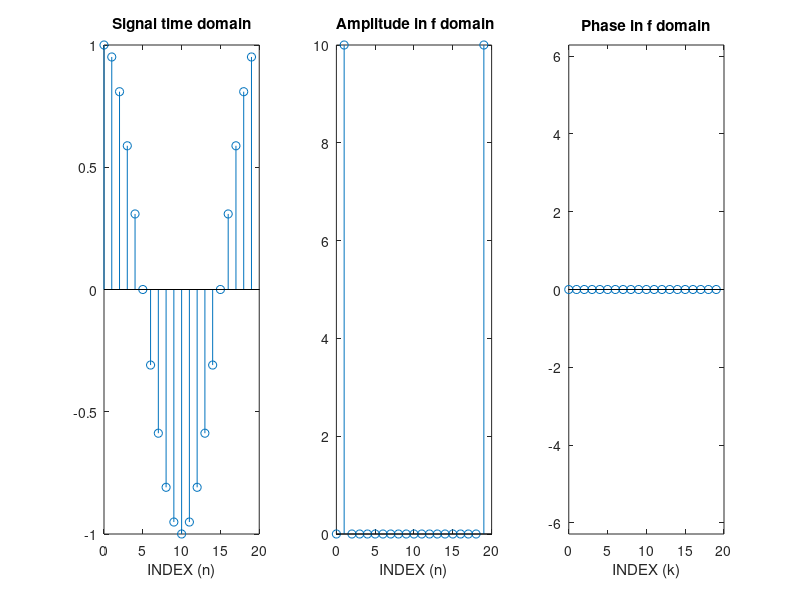
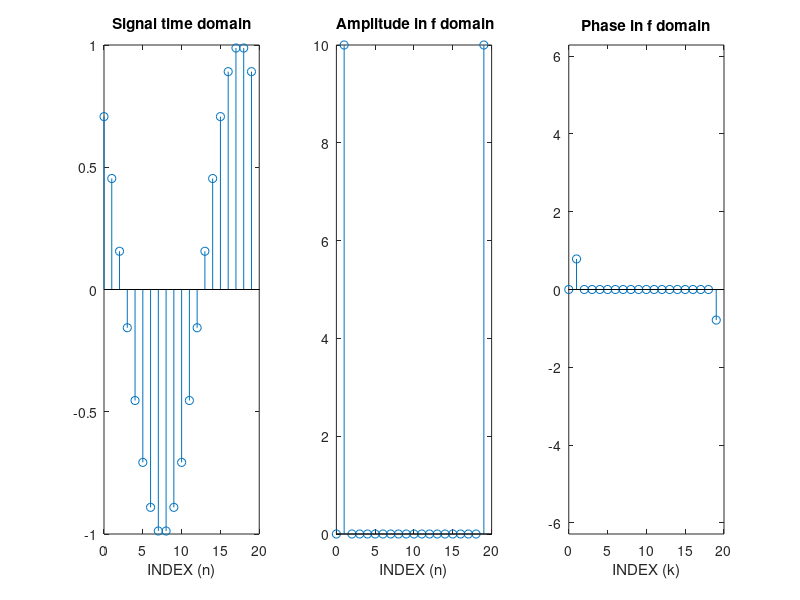
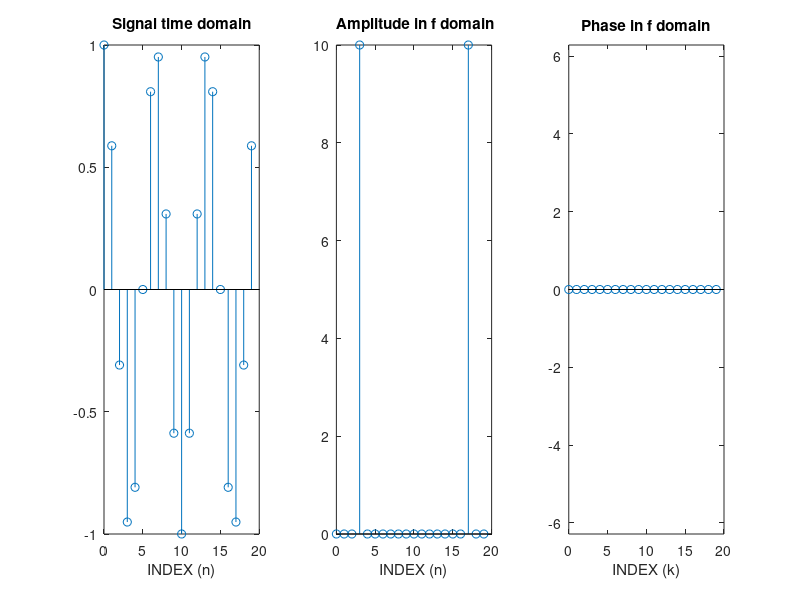
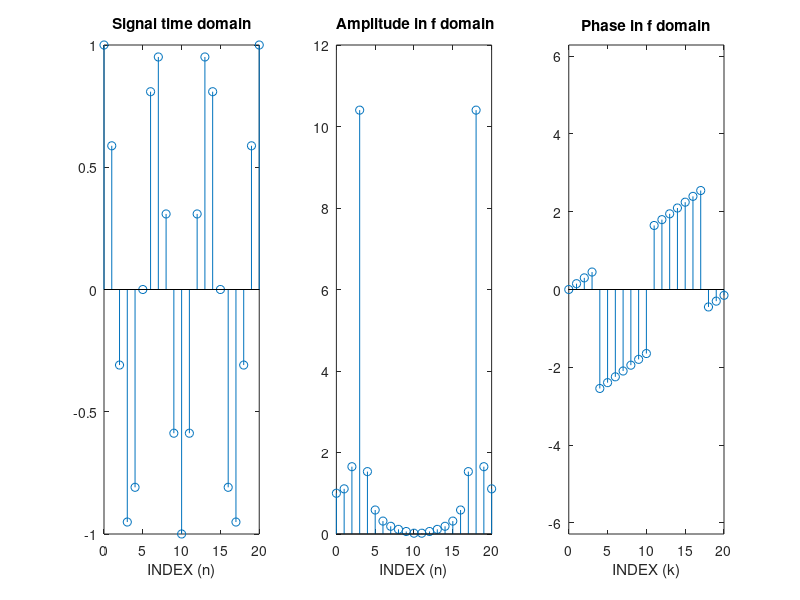

Write the MATLAB code that produced these figures, in order.
n=0:19;
f=1/20;
s=cos(2*pi*f*n);

s1=cos(2*pi*f*n+pi/4);
S=fft(s);
S1=fft(s1);

f2=3*f;
s2=cos(2*pi*f2*n);
S2=fft(s2);

n1=0:20;
s3=cos(2*pi*f2*n1);
S3=fft(s3);


figure,subplot(131);stem(n,s);title('Signal time domain'), xlabel('INDEX (n)')
subplot(132);stem(n,abs(S));title(' Amplitude in f domain'), xlabel('INDEX (n)')
subplot(133);stem(n,angle(S).*(abs(S)>0.01)),axis([0,20,-2*pi,2*pi]),title('Phase in f domain'), xlabel('INDEX (k)')

figure,subplot(131);stem(n,s1);title('Signal time domain'), xlabel('INDEX (n)')
subplot(132);stem(n,abs(S1));title(' Amplitude in f domain'), xlabel('INDEX (n)')
subplot(133);stem(n,angle(S1).*(abs(S1)>0.01)),axis([0,20,-2*pi,2*pi]),title('Phase in f domain'), xlabel('INDEX (k)')

figure,subplot(131);stem(n,s2);title('Signal time domain'), xlabel('INDEX (n)')
subplot(132);stem(n,abs(S2));title(' Amplitude in f domain'), xlabel('INDEX (n)')
subplot(133);stem(n,angle(S2).*(abs(S2)>0.01)),axis([0,20,-2*pi,2*pi]),title('Phase in f domain'), xlabel('INDEX (k)')

figure,subplot(131);stem(n1,s3);title('Signal time domain'), xlabel('INDEX (n)')
subplot(132);stem(n1,abs(S3));title(' Amplitude in f domain'), xlabel('INDEX (n)')
subplot(133);stem(n1,angle(S3).*(abs(S3)>0.01)),axis([0,20,-2*pi,2*pi]),title('Phase in f domain'), xlabel('INDEX (k)')




